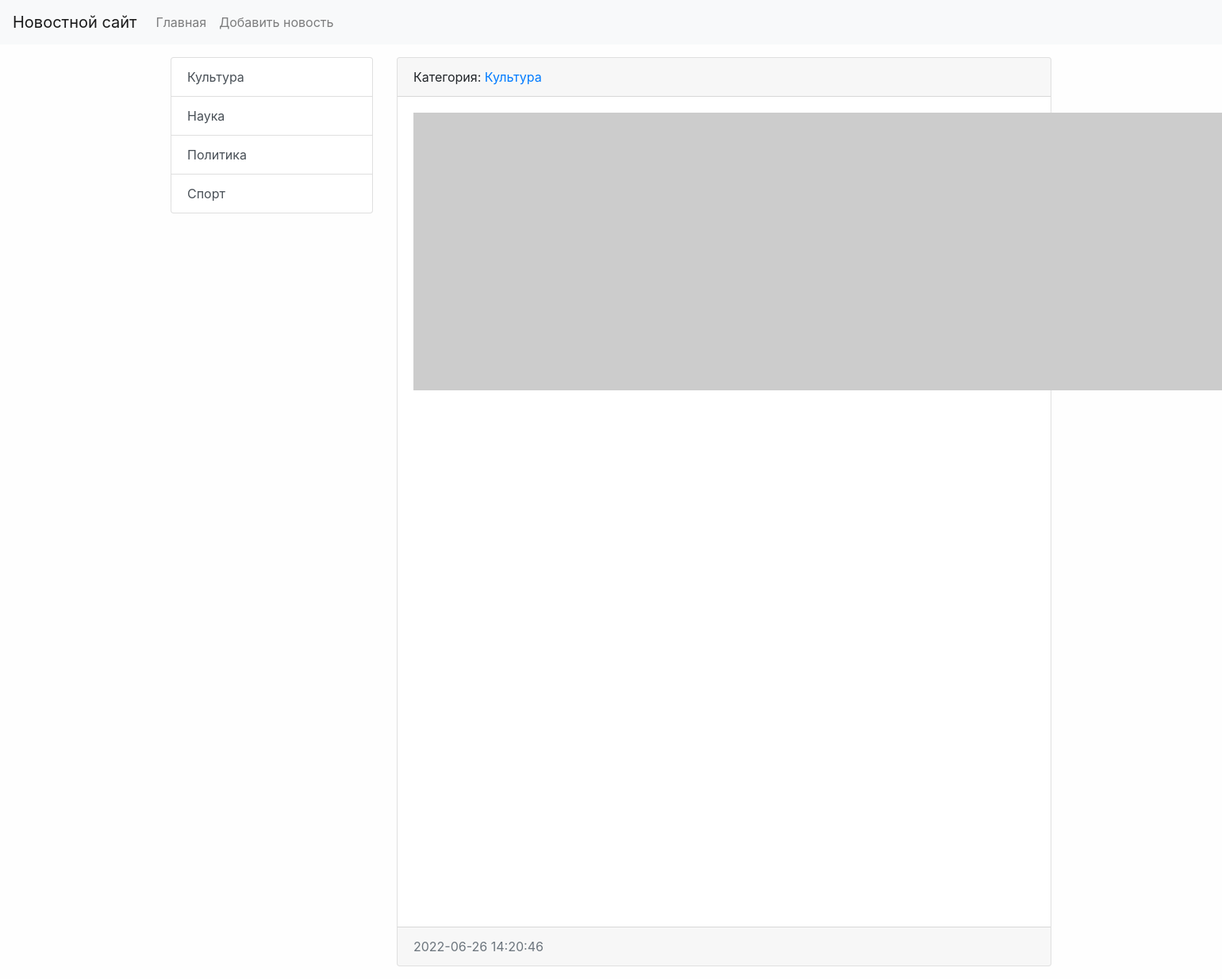
The page /category/1/ on the database as committed earlier.
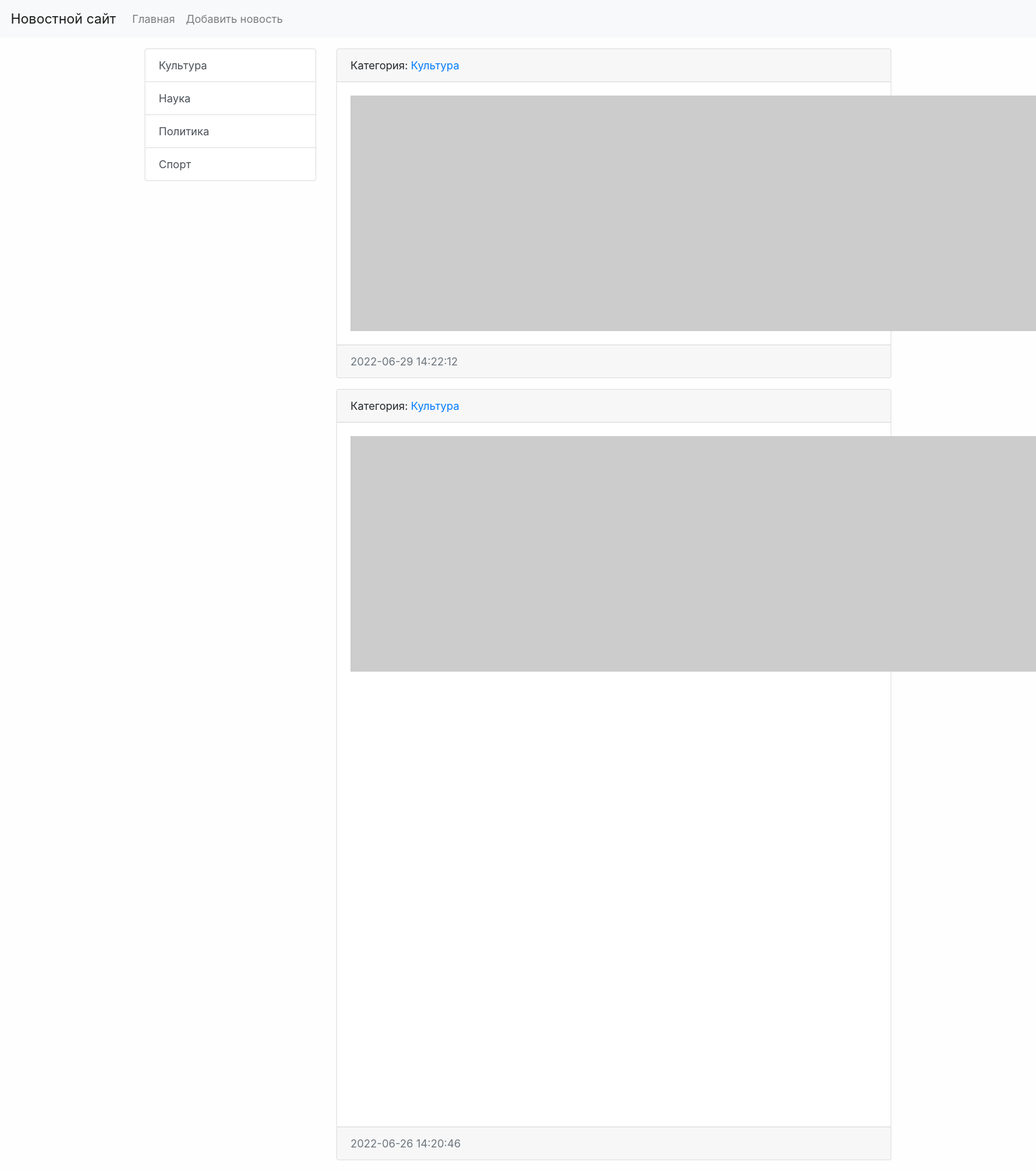
The same page on the database as committed later.
### news/models.py (models this page shows, shortened)
class Category(models.Model):
    title = models.CharField(max_length=150, db_index=True, verbose_name='Наименование категории')
    def get_absolute_url(self):
        return reverse('category', kwargs={"category_id": self.pk})
    def __str__(self):
        return self.title
    class Meta:
        verbose_name = 'Категория'
        verbose_name_plural = 'Категрии'
        ordering = ['title']

class News(models.Model):
    title = models.CharField(max_length=150, verbose_name='Наименование')
    content = models.TextField(blank=True, verbose_name='Контент')
    created_at = models.DateTimeField(auto_now_add=True, verbose_name='Дата публикации')
    updated_at = models.DateTimeField(auto_now=True, verbose_name='Обнавлено')
    photo = models.ImageField(upload_to='photos/%Y/%m/%d/', verbose_name='Фото', blank=True)
    is_published = models.BooleanField(default=True, verbose_name='Опубликовано')
    category = models.ForeignKey('Category', on_delete=models.PROTECT,
                                 verbose_name='Категория')
    def get_absolute_url(self):
        return reverse('view_news', kwargs={"pk": self.pk})
    class Meta:
        verbose_name = 'Новость'
        verbose_name_plural = 'Новости'
        ordering = ['-created_at', 'title']

### news/views.py (the view)
# urls.py: path('category/<int:category_id>/', NewsByCategory.as_view(extra_context={'title': 'Какой-то тайтл'}), name='category'),
class NewsByCategory(ListView):
    model = News
    template_name = 'news/home_news_list.html'
    context_object_name = 'news'
    allow_empty = False
    def get_context_data(self, *, object_list=None, **kwargs):
        context = super().get_context_data(**kwargs)
        context['title'] = Category.objects.get(pk=self.kwargs['category_id'])
        return context
    def get_queryset(self):
        return News.objects.filter(category_id=self.kwargs['category_id'], is_published=True)

### news/templatetags/news_tags.py (called while the page is built)
@register.simple_tag(name='get_list_categories')
def get_categories():
    return Category.objects.all()

@register.inclusion_tag('news/list_categories.html')
def show_categories():
    categories = get_categories()
    return {'categories': categories}

### news/templates/news/home_news_list.html (shortened to what this page needs)
{% extends "base.html" %}
{% block sidebar %}
{% include 'inc/_sidebar.html' %}
{% endblock%}
{% block content %}
{% for item in news %}
<div class="card mb-3">
    <div class="card-header">
        Категория: <a href="{{ item.category.get_absolute_url }}"> {{ item.category.title }} </a>
    </div>
    <div class="card-body">
        <div class="media">
            {% if item.photo %}
            <img src="{{ item.photo.url }}" , alt="" , width="350" , class="mr-3">
            {% else %}
            <img src="https://picsum.photos/id/1060/350/462/?blur=2" , alt="" , class="mr-3">
            {% endif %}
        </div>
    </div>
    <div class="card-footer text-muted">
        {{ item.created_at|date:"Y-m-d H:i:s" }}
    </div>
</div>
{% endfor %}
{% endblock%}

### templates/base.html (shortened to what this page needs)
<!doctype html>
{% load static %}
<html lang="en">
<head>
    <link rel="stylesheet" href="{% static 'bootstrap/css/bootstrap.min.css' %}"
>
    <link rel="stylesheet" href="{% static 'css/style.css' %}">
</head>
<body>
{% include 'inc/_nav.html' %}
<div class="container mt-3">
    <div class="row">
        <div class="col-md-3">
            {% block sidebar %} SIDEBAR {% endblock %}
        </div>
        <div class="col-md-9">
            {% block content %} CONTENT {% endblock %}
        </div>
    </div>
</div>
</body>
</html>

### templates/inc/_nav.html (shortened to what this page needs)
<nav class="navbar navbar-expand-lg navbar-light bg-light">
    <a class="navbar-brand" href="{% url 'home' %}">Новостной сайт</a>
    <div class="collapse navbar-collapse" id="navbarSupportedContent">
        <ul class="navbar-nav mr-auto">
            <li class="nav-item"> <a class="nav-link" href="{% url 'home' %}">Главная</a> </li>
            <li class="nav-item"> <a class="nav-link" href="{% url 'add_news' %}">Добавить новость</a> </li>
        </ul>
    </div>
</nav>

### templates/inc/_sidebar.html (shortened to what this page needs)
{% load news_tags %}
{% show_categories %}

### news/templates/news/list_categories.html
<div class="list-group">
    {% for item in categories %}
    <a href="{{ item.get_absolute_url }}" class="list-group-item list-group-item-action">{{ item.title }}</a>
    {% endfor %}
</div>

### mysite/static/css/style.css (style rules this page uses)
body { background-color: #fefefe; }

Rows that differ between the two databases and show on the page:
added News: category "Культура", created_at "2022-06-29 14:22:12"
